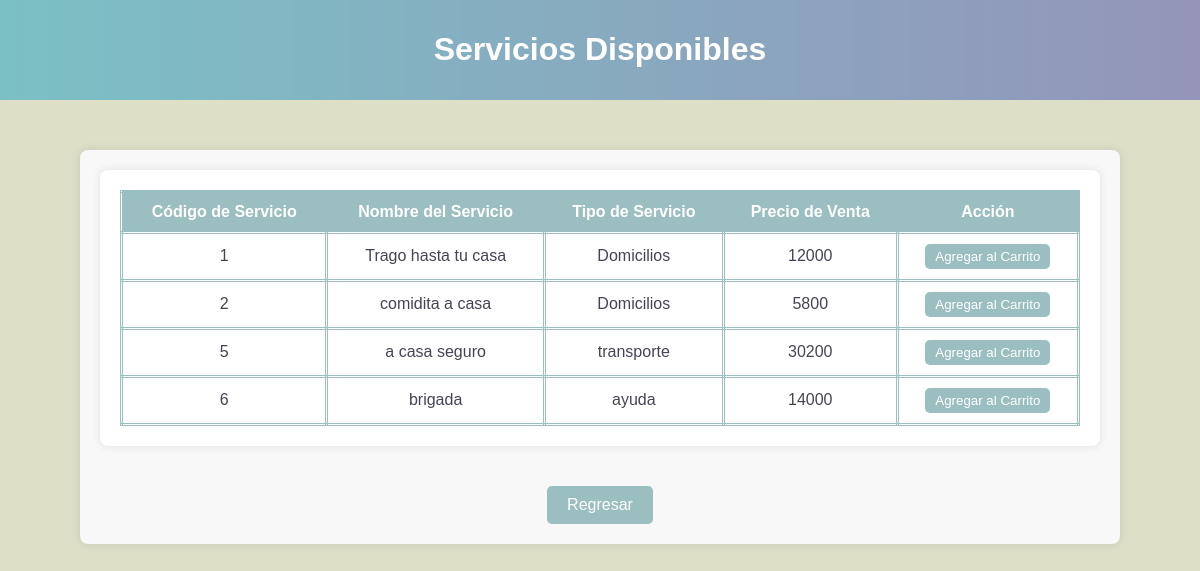
/ver_servicios.php (signed in), run on the app's committed database.
### tables this page shows
CREATE TABLE `servicios` (
  `Codigo` int(11) NOT NULL,
  `Nombre_servicio` varchar(150) NOT NULL,
  `Tipo_servicio` varchar(150) NOT NULL,
  `Precio_venta` int(50) NOT NULL,
  `Id_usuario` int(11) DEFAULT NULL,
  `Estado` varchar(50) NOT NULL
);

### ver_servicios.php (the view, shortened to what this page needs)
<?php
include('conexion.php');
?>
<!DOCTYPE html>
<html>
<head>
</head>
<body>
    <header>
        <h1>Servicios Disponibles</h1>
    </header>
    <div class="user-panel">
        <div class="list-container">
            <table class="user-table">
                <thead>
                    <tr>
                        <th>Código de Servicio</th>
                        <th>Nombre del Servicio</th>
                        <th>Tipo de Servicio</th>
                        <th>Precio de Venta</th>
                        <th>Acción</th>
                    </tr>
                </thead>
                <tbody>
                    <?php
                    $sql = "SELECT Codigo, Nombre_servicio, Tipo_servicio, Precio_venta FROM servicios";
                    if ($stmt = $conex->prepare($sql)) {
                        $stmt->execute();
                        $resultado = $stmt->get_result();
                        if ($resultado->num_rows > 0) {
                            while ($row = $resultado->fetch_assoc()) {
                                echo "<tr>
                                        <td>{$row['Codigo']}</td>
                                        <td>{$row['Nombre_servicio']}</td>
                                        <td>{$row['Tipo_servicio']}</td>
                                        <td>{$row['Precio_venta']}</td>
                                        <td>
                                            <form method='POST' action='agregar_servicio_carrito.php'>
                                                <input type='hidden' name='codigo' value='{$row['Codigo']}'>
                                                <button type='submit'>Agregar al Carrito</button>
                                            </form>
                                        </td>
                                      </tr>";
                            }
                        } else {
                            echo "<tr><td colspan='5'>No hay servicios disponibles</td></tr>";
                        }
                    } else {
                        echo "<tr><td colspan='5'>Error en la consulta: " . $conex->error . "</td></tr>";
                    }
                    ?>
                </tbody>
            </table>
        </div>
        <a class="regresar" href="user.php">Regresar</a>
    </div>
</body>
</html>

### ver_servicios.php (style rules this page uses)
body { font-family: Arial, sans-serif; background-color: #dddfc7; color: #444552; margin: 0; padding: 0; }
header { background: linear-gradient(to right, #7bc0c5, #9495b9); padding: 10px 0; text-align: center; color: white; }
.user-panel { max-width: 1000px; margin: 50px auto; padding: 20px; background: #f8f8f8; border-radius: 8px; box-shadow: 0 0 10px rgba(0, 0, 0, 0.1); text-align: center; }
.list-container { background: white; padding: 20px; border-radius: 8px; box-shadow: 0 0 10px rgba(0, 0, 0, 0.1); margin-bottom: 20px; }
.user-table { width: 100%; border-collapse: collapse; }
.user-table th, .user-table td { padding: 10px; text-align: center; border: 3px double #9bbec0; }
.user-table th { background-color: #9bbec0; color: white; }
.user-table td form { display: inline; }
.user-table td button { padding: 5px 10px; background-color: #9bbec0; color: white; border: none; border-radius: 5px; cursor: pointer; }
.regresar { display: inline-block; padding: 10px 20px; margin-top: 20px; background-color: #9bbec0; color: white; text-decoration: none; border-radius: 5px; transition: background-color 0.3s ease; }

### data on the page
servicios: Codigo "1", Nombre_servicio "Trago hasta tu casa", Tipo_servicio "Domicilios", Precio_venta "12000"
servicios: Codigo "2", Nombre_servicio "comidita a casa", Tipo_servicio "Domicilios", Precio_venta "5800"
servicios: Codigo "5", Nombre_servicio "a casa seguro", Tipo_servicio "transporte", Precio_venta "30200"
servicios: Codigo "6", Nombre_servicio "brigada", Tipo_servicio "ayuda", Precio_venta "14000"
